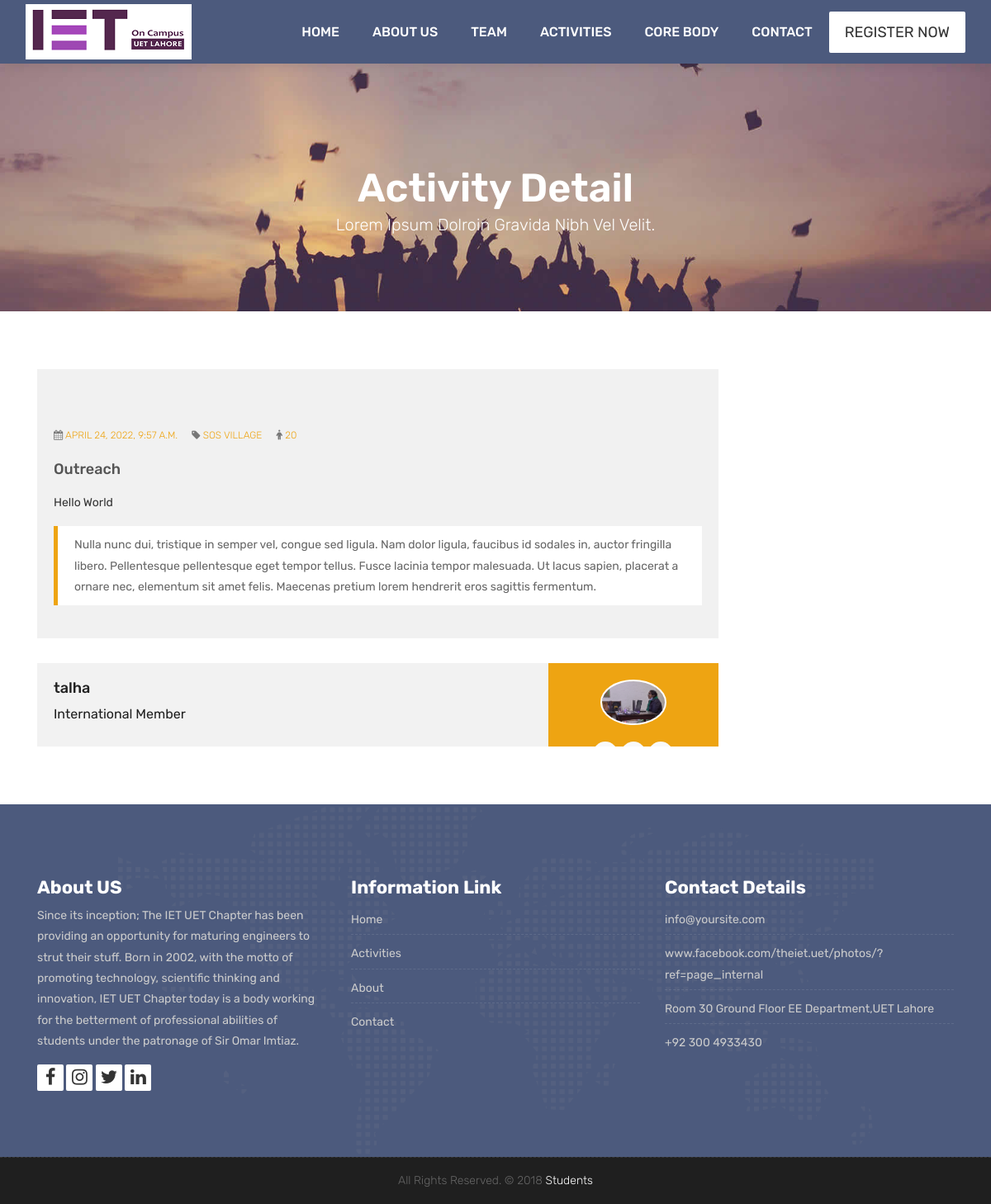
Page /activity_detail/1 on the committed database.
### cep/models.py (models this page shows, shortened)
class Activities(models.Model):
    event_id=models.AutoField(primary_key=True)
    name=models.CharField(max_length=100,null=False)
    image_field=models.ImageField(upload_to='activities/',null=True)
    registration_fee=models.IntegerField()
    venue=models.CharField(max_length=100,null=False)
    date_time=models.DateTimeField(null=False)
    no_of_attendees=models.IntegerField()
    member_id=models.ForeignKey(ExecutiveMembers,on_delete=models.CASCADE)
    details=models.CharField(max_length=1000,null=True)

class ExecutiveMembers(models.Model):
    user=models.ForeignKey(Members,on_delete=models.CASCADE)
    image_field=models.ImageField(upload_to='executive_members/',null=True)
    def __str__(self):
        return self.user.name.user.username

class Members(models.Model):
    name=models.ForeignKey(MyUser,on_delete=models.CASCADE)
    type=models.CharField(max_length=100,null=False)

class MyUser(models.Model):
    id=models.AutoField(primary_key=True)
    user = models.ForeignKey(User, on_delete=models.CASCADE)
    department = models.CharField(max_length=100,null=True)
    phonenumber=models.CharField(max_length=20,null=True)

### cep/views.py (the view)
# urls.py: path('activity_detail/<int:id>',views.activity_detail,name='activity_detail'),
def activity_detail(request,id):
    activity=get_object_or_404(Activities,pk=id)
    context={'activity':activity}
    return render(request, 'cep/activity-detail.html',context)

### cep/templates/cep/activity-detail.html (shortened to what this page needs)
{% load static %}
<!DOCTYPE html>
<html lang="en">
    <link rel="stylesheet" href="{% static 'css/bootstrap.min.css' %}">
	<link rel="stylesheet" href="https://cdnjs.cloudflare.com/ajax/libs/font-awesome/6.1.1/css/all.min.css" />
    <link rel="stylesheet" href="{% static 'style.css' %}">
    <link rel="stylesheet" href="{% static 'css/versions.css' %}">
    <link rel="stylesheet" href="{% static 'css/responsive.css' %}">
    <link rel="stylesheet" href="{% static 'css/custom.css' %}">
</head>
<body class="host_version">
	  <header class="top-navbar">
		<nav class="navbar navbar-expand-lg navbar-light bg-light">
			<div class="container-fluid">
				<a class="navbar-brand" href="{% url 'index' %}">
					<img src="{% static 'images/IET_logo.png' %}" alt="" />
				</a>
				<div class="collapse navbar-collapse" id="navbars-host">
                    <ul class="navbar-nav ml-auto">
                        <li class="nav-item"><a class="nav-link" href="{% url 'index' %}">Home</a></li>
                        <li class="nav-item"><a class="nav-link" href="{% url 'aboutus' %}">About Us</a></li>
                        <li class="nav-item"><a class="nav-link" href="{% url 'teams' %}">Team </a></li>
                        <li class="nav-item"><a class="nav-link" href="{% url 'activities' %}">Activities </a></li>
                        <li class="nav-item"><a class="nav-link" href="{% url 'core_body' %}">Core Body</a></li>
                        <li class="nav-item"><a class="nav-link" href="{% url 'contact' %}">Contact</a></li>
                    </ul>
					<ul class="nav navbar-nav navbar-right">
						<li><a class="hover-btn-new log" href="{% url 'register' %}"><span>Register Now</span></a></li>
					</ul>
				</div>
			</div>
		</nav>
	</header>
	<div class="all-title-box">
		<div class="container text-center">
			<h1>Activity Detail<span class="m_1">Lorem Ipsum dolroin gravida nibh vel velit.</span></h1>
		</div>
	</div>
    <div id="overviews" class="section wb">
        <div class="container">
            <div class="row">
                <div class="col-lg-9 blog-post-single">
                    <div class="blog-item">
						<div class="image-blog">
						</div>
						<div class="post-content">
							<div class="meta-info-blog">
								<span><i class="fa fa-calendar"></i> <a href="#">{{ activity.date_time }}</a> </span>
								<span><i class="fa fa-tag"></i>  <a href="#">{{ activity.venue }}</a> </span>
								<span><i class="fa-solid fa-person"></i> <a href="#">{{ activity.no_of_attendees }}</a></span>
							</div>
							<div class="blog-title">
								<h2><a href="#" title="">{{ activity.name }}</a></h2>
							</div>
							<div class="blog-desc">
								<p>{{ activity.details }}</p>
								<blockquote class="default">
									Nulla nunc dui, tristique in semper vel, congue sed ligula. Nam dolor ligula, faucibus id sodales in, auctor fringilla libero. Pellentesque pellentesque eget tempor tellus. Fusce lacinia tempor malesuada. Ut lacus sapien, placerat a ornare nec, elementum sit amet felis. Maecenas pretium lorem hendrerit eros sagittis fermentum.
								</blockquote>
							</div>
						</div>
					</div>
					<div class="blog-author">
						<div class="author-bio">
							<h3 class="author_name"><a href="#">{{ activity.member_id }}</a></h3>
							<h5>{{ activity.member_id.user.type }}</h5>
						</div>
						<div class="author-desc">
							<img src="{{ activity.member_id.image_field.url }}" alt="about author">
							<ul class="author-social">
								<li><a href="#"><i class="fa fa-facebook"></i></a></li>
								<li><a href="#"><i class="fa fa-twitter"></i></a></li>
								<li><a href="#"><i class="fa fa-skype"></i></a></li>
							</ul>
						</div>
					</div>
                </div>
            </div>
        </div>
    </div>
    <footer class="footer">
        <div class="container">
            <div class="row">
                <div class="col-lg-4 col-md-4 col-xs-12">
                    <div class="widget clearfix">
                        <div class="widget-title">
                            <h3>About US</h3>
                        </div>
                        <p> Since its inception; The IET UET Chapter has been providing an opportunity for maturing engineers to strut their stuff. Born in 2002, with the motto of promoting technology, scientific thinking and innovation, IET UET Chapter today is a body working for the betterment of professional abilities of students under the patronage of Sir Omar Imtiaz. </p>
                        <div class="footer-right">
							<ul class="footer-links-soi">
								<li><a href="https://www.facebook.com/theiet.uet/"><i class="fa fa-facebook"></i></a></li>
								<li><a href="https://instagram.com/iet_on_campus_uet_lahore?igshid=YmMyMTA2M2Y="><i class="fa fa-instagram"></i></a></li>
								<li><a href="https://mobile.twitter.com/IETOnCampusUET"><i class="fa fa-twitter"></i></a></li>
								<li><a href="https://www.linkedin.com/company/iet-on-campus-uet-lahore/"><i class="fa fa-linkedin"></i></a></li>
							</ul>
						</div>
                    </div>
                </div>
				<div class="col-lg-4 col-md-4 col-xs-12">
                    <div class="widget clearfix">
                        <div class="widget-title">
                            <h3>Information Link</h3>
                        </div>
                        <ul class="footer-links">
                            <li><a href="{% url 'index' %}">Home</a></li>
                            <li><a href="{% url 'activities' %}">Activities</a></li>
							<li><a href="{% url 'aboutus' %}">About</a></li>
							<li><a href="{% url 'contact' %}">Contact</a></li>
                        </ul>
                    </div>
                </div>
                <div class="col-lg-4 col-md-4 col-xs-12">
                    <div class="widget clearfix">
                        <div class="widget-title">
                            <h3>Contact Details</h3>
                        </div>
                        <ul class="footer-links">
                            <li><a href="iet_OnCampus:#">info@yoursite.com</a></li>
                            <li><a href="#">www.facebook.com/theiet.uet/photos/?ref=page_internal</a></li>
                            <li>Room 30 Ground Floor EE Department,UET Lahore</li>
                            <li>+92 300 4933430</li>
                        </ul>
                    </div>
                </div>
            </div>
        </div>
    </footer>
    <div class="copyrights">
        <div class="container">
            <div class="footer-distributed">
                <div class="footer-center">
                    <p class="footer-company-name">All Rights Reserved. &copy; 2018 <a href="#">Students</a></p>
                </div>
            </div>
        </div>
    </div>
</body>
</html>

### rows in the picture
Activities: date_time "APRIL 24, 2022, 9:57 A.M.", venue "SOS VILLAGE", no_of_attendees "20", name "Outreach", details "Hello World", member_id "talha", member_id.user.type "International Member", member_id.image_field (picture)
